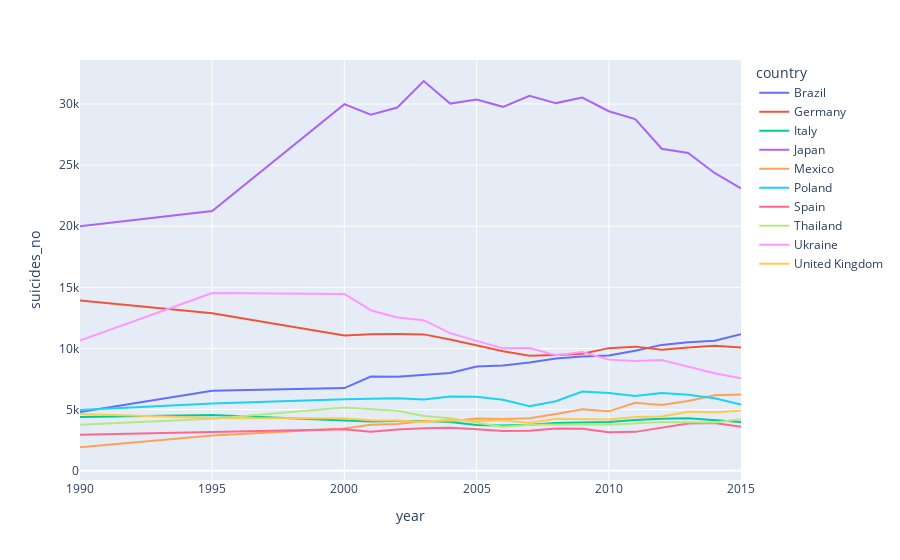

Write notebook code for a chart like this one.
### Markdown cell above
### Suicidios por el paso del tiempo

### Code cell
top_suicides_2015 = data[data.year==2015].sort_values(by='suicides_no', ascending=False).head(10)

countries = top_suicides_2015.country.tolist()
timeLine = data[data['country'].isin(countries)]


fig = px.line(timeLine, x='year', y="suicides_no", color="country", line_group="country")
fig.update_xaxes(range=[1990, 2015], row=1, col=1)
fig.show()

### Figure 1 — Plotly figure (JSON) as saved in the notebook; plotly's stock layout.template omitted (floating-point values rounded to 4 significant figures)
{"data": [{"hovertemplate": "country=Brazil<br>year=%{x}<br>suicides_no=%{y}<extra></extra>", "legendgroup": "Brazil", "line": {"color": "#636efa", "dash": "solid"}, "mode": "lines", "name": "Brazil", "orientation": "v", "showlegend": true, "type": "scatter", "x": [1980, 1985, 1990, 1995, 2000, 2001, 2002, 2003, 2004, 2005, 2006, 2007, 2008, 2009, 2010, 2011, 2012, 2013, 2014, 2015], "xaxis": "x", "y": [3864, 4228, 4803, 6536, 6763, 7710, 7697, 7839, 7995, 8529, 8618, 8855, 9184, 9346, 9429, 9822, 10295, 10513, 10631, 11163], "yaxis": "y"}, {"hovertemplate": "country=Germany<br>year=%{x}<br>suicides_no=%{y}<extra></extra>", "legendgroup": "Germany", "line": {"color": "#EF553B", "dash": "solid"}, "mode": "lines", "name": "Germany", "orientation": "v", "showlegend": true, "type": "scatter", "x": [1990, 1995, 2000, 2001, 2002, 2003, 2004, 2005, 2006, 2007, 2008, 2009, 2010, 2011, 2012, 2013, 2014, 2015], "xaxis": "x", "y": [13924, 12888, 11073, 11167, 11176, 11155, 10741, 10270, 9775, 9409, 9459, 9579, 10030, 10153, 9896, 10091, 10217, 10088], "yaxis": "y"}, {"hovertemplate": "country=Italy<br>year=%{x}<br>suicides_no=%{y}<extra></extra>", "legendgroup": "Italy", "line": {"color": "#00cc96", "dash": "solid"}, "mode": "lines", "name": "Italy", "orientation": "v", "showlegend": true, "type": "scatter", "x": [1980, 1985, 1990, 1995, 2000, 2001, 2002, 2003, 2004, 2005, 2006, 2007, 2008, 2009, 2010, 2011, 2012, 2013, 2014, 2015], "xaxis": "x", "y": [4155, 4759, 4402, 4569, 4108, 4030, 4069, 4075, 3986, 3742, 3700, 3757, 3904, 3974, 3989, 4153, 4257, 4290, 4147, 3988], "yaxis": "y"}, {"hovertemplate": "country=Japan<br>year=%{x}<br>suicides_no=%{y}<extra></extra>", "legendgroup": "Japan", "line": {"color": "#ab63fa", "dash": "solid"}, "mode": "lines", "name": "Japan", "orientation": "v", "showlegend": true, "type": "scatter", "x": [1980, 1985, 1990, 1995, 2000, 2001, 2002, 2003, 2004, 2005, 2006, 2007, 2008, 2009, 2010, 2011, 2012, 2013, 2014, 2015], "xaxis": "x", "y": [20416, 23257, 20002, 21249, 29989, 29132, 29715, 31881, 30034, 30369, 29769, 30665, 30073, 30523, 29411, 28766, 26338, 25991, 24357, 23092], "yaxis": "y"}, {"hovertemplate": "country=Mexico<br>year=%{x}<br>suicides_no=%{y}<extra></extra>", "legendgroup": "Mexico", "line": {"color": "#FFA15A", "dash": "solid"}, "mode": "lines", "name": "Mexico", "orientation": "v", "showlegend": true, "type": "scatter", "x": [1980, 1985, 1990, 1995, 2000, 2001, 2002, 2003, 2004, 2005, 2006, 2007, 2008, 2009, 2010, 2011, 2012, 2013, 2014, 2015], "xaxis": "x", "y": [961, 1544, 1926, 2877, 3456, 3760, 3826, 4070, 4056, 4274, 4230, 4285, 4642, 5023, 4858, 5558, 5381, 5711, 6178, 6234], "yaxis": "y"}, {"hovertemplate": "country=Poland<br>year=%{x}<br>suicides_no=%{y}<extra></extra>", "legendgroup": "Poland", "line": {"color": "#19d3f3", "dash": "solid"}, "mode": "lines", "name": "Poland", "orientation": "v", "showlegend": true, "type": "scatter", "x": [1980, 1985, 1990, 1995, 2000, 2001, 2002, 2003, 2004, 2005, 2006, 2007, 2008, 2009, 2010, 2011, 2012, 2013, 2014, 2015], "xaxis": "x", "y": [1159.0, 4945, 4970, 5499, 5841, 5855, 5925, 5836, 6072, 6045, 5805, 5284, 5682, 6477, 6357, 6113, 6368, 6218, 5934, 5420], "yaxis": "y"}, {"hovertemplate": "country=Spain<br>year=%{x}<br>suicides_no=%{y}<extra></extra>", "legendgroup": "Spain", "line": {"color": "#FF6692", "dash": "solid"}, "mode": "lines", "name": "Spain", "orientation": "v", "showlegend": true, "type": "scatter", "x": [1980, 1985, 1990, 1995, 2000, 2001, 2002, 2003, 2004, 2005, 2006, 2007, 2008, 2009, 2010, 2011, 2012, 2013, 2014, 2015], "xaxis": "x", "y": [1652, 2514, 2939, 3157, 3394, 3189, 3372, 3478, 3508, 3399, 3247, 3264, 3457, 3429, 3158, 3180, 3539, 3873, 3911, 3604], "yaxis": "y"}, {"hovertemplate": "country=Thailand<br>year=%{x}<br>suicides_no=%{y}<extra></extra>", "legendgroup": "Thailand", "line": {"color": "#B6E880", "dash": "solid"}, "mode": "lines", "name": "Thailand", "orientation": "v", "showlegend": true, "type": "scatter", "x": [1980, 1985, 1990, 1995, 2000, 2002, 2003, 2004, 2005, 2006, 2007, 2008, 2009, 2010, 2011, 2012, 2013, 2014, 2015, 2016], "xaxis": "x", "y": [3408, 2982, 3753, 4245, 5182, 4902, 4484, 4296, 3937, 3608, 3754, 3778, 3787, 3761, 3873, 3985, 3961, 3952, 4205, 4131], "yaxis": "y"}, {"hovertemplate": "country=Ukraine<br>year=%{x}<br>suicides_no=%{y}<extra></extra>", "legendgroup": "Ukraine", "line": {"color": "#FF97FF", "dash": "solid"}, "mode": "lines", "name": "Ukraine", "orientation": "v", "showlegend": true, "type": "scatter", "x": [1985, 1990, 1995, 2000, 2001, 2002, 2003, 2004, 2005, 2006, 2007, 2008, 2009, 2010, 2011, 2012, 2014, 2015], "xaxis": "x", "y": [11339, 10645, 14541, 14467, 13131, 12536, 12313, 11256, 10621, 10013, 10032, 9454, 9715, 9089, 8973, 9058, 7968, 7574], "yaxis": "y"}, {"hovertemplate": "country=United Kingdom<br>year=%{x}<br>suicides_no=%{y}<extra></extra>", "legendgroup": "United Kingdom", "line": {"color": "#FECB52", "dash": "solid"}, "mode": "lines", "name": "United Kingdom", "orientation": "v", "showlegend": true, "type": "scatter", "x": [1980, 1985, 1990, 1995, 2000, 2001, 2002, 2003, 2004, 2005, 2006, 2007, 2008, 2009, 2010, 2011, 2012, 2013, 2014, 2015, 2016], "xaxis": "x", "y": [4917, 5105, 4643, 4315, 4290, 4128, 4117, 3979, 4183, 4047, 4122, 3897, 4259, 4246, 4188, 4393, 4444, 4824, 4788, 4910, 7644], "yaxis": "y"}], "layout": {"legend": {"title": {"text": "country"}, "tracegroupgap": 0}, "margin": {"t": 60}, "xaxis": {"anchor": "y", "domain": [0, 1], "range": [1990, 2015], "title": {"text": "year"}}, "yaxis": {"anchor": "x", "domain": [0, 1], "title": {"text": "suicides_no"}}}}
